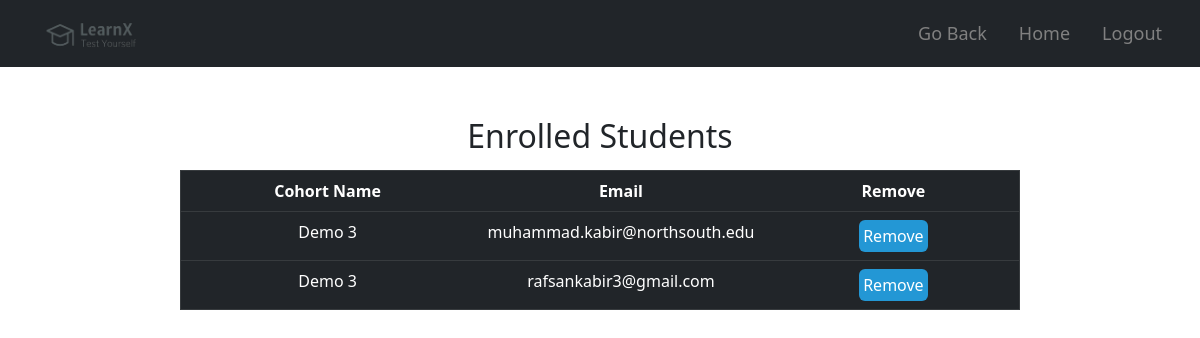
Screenshot of /view_students/Demo 3/ (signed in) with the database file from the repository.
### blog/models.py (models this page shows, shortened)
class Student(models.Model):
    created_at = models.DateField(default=date.today)
    email = models.EmailField(default="", unique=False, max_length=255)
    cohortName = models.ForeignKey(ExamCohort, on_delete=models.CASCADE, null = True)
    user = models.ForeignKey(User, on_delete=models.CASCADE, null=True)
    class Meta:
        ordering = ["-id"]

class ExamCohort(models.Model):
    slug = models.SlugField(unique=True, null=True, blank=True)
    user = models.ForeignKey(User, on_delete=models.CASCADE, null=True)
    cohortName = models.CharField(max_length=50)
    def __str__(self):
        return self.cohortName

### blog/views.py (the view)
# urls.py: path('view_students/<str:cohort_slug>/', views.viewStudents, name='view_students'),
def viewStudents(request, cohort_slug):
    cohortSlug = get_object_or_404(ExamCohort, slug=cohort_slug)
    studList = Student.objects.filter()
    user = request.user
    student = Student.objects.filter(
                cohortName=cohortSlug
        )
    args = {
        "student": student,
        "cohortSlug": cohortSlug,
    }
    return render(request,'evaluator/view_students.html',args)

### templates/evaluator/view_students.html (shortened to what this page needs)
<!DOCTYPE html>
<html lang="en">
<head>
    {% load static %}
    <link href="https://cdn.jsdelivr.net/npm/bootstrap@5.2.0-beta1/dist/css/bootstrap.min.css" rel="stylesheet" >
    <link rel="stylesheet" href="{% static 'view_students.css' %}">
</head>
<body>
    <header>
        <div class="top-content bg-dark">
          {% if user.is_authenticated %}
          <div class="container d-flex justify-content-between p-2">
            <a class="navbar-brand" href="#">
              <img src="{% static 'images/transparent_logo.png' %}" width="105px" height="50px" alt="" class="d-inline-block align-text-top">
            </a>
            <div class="d-grid gap-2 d-md-flex" style="color: lightgray;">
              <div class="topbar d-md-flex">
                <a class="text-light" href="{% url 'inside_cohort_evaluator' cohortSlug.slug %}"><p>Go Back</p></a>&emsp;&emsp;
                <a class="text-light" href="{% url 'home' %}"><p>Home</p></a>&emsp;&emsp;
                <a class="text-light" href="{% url 'account_logout' %}"><p>Logout</p></a>
              </div>
            </div>
          {% endif %}
        </div>
      </header>
      <section class="banner">
        <h2 class="text-center">Enrolled Students</h2>
        <table class="table table-dark table-hover list">
            <thead>
              <tr>
                <th scope="col" width="35%">Cohort Name</th>
                <th scope="col" width="35%">Email</th>
                <th scope="col" width="30%">Remove</th>
              </tr>
            </thead>
            <tbody>
              {% for i in student %}
              <tr>
                <td>{{i.cohortName}} </td>
                <td>{{ i.email }}</td>
              <form action ="{% url 'delete_student' i.id %}" method="POST">
                <td><input type="submit" name="delete" class="btn" value="Remove"></a></td>
              </form>
              </tr>
              {% endfor %}
            </tbody>
          </table>
    </section>
</body>
</html>

### blog/static/view_students.css (style rules this page uses)
* { margin: 0; padding: 0; }
.text-light { text-decoration: none; }
.topbar { align-items: center; }
.topbar a p { color: gray; font-size: 18px; font-weight: 450; margin-bottom: 0px; }
.top-content { background: #ddd8d8; }
.banner { margin-top: 50px; }
.banner h2 { margin-bottom: 15px; }
.list { width: 70%; margin: auto; text-align: center; }
table { border: 1px solid; }
.btn { background: #2397d5; padding: 3px; transition: .3s; color: white; }

### rows the page displays
Student: cohortName "Demo 3", email "muhammad.kabir@northsouth.edu"
Student: cohortName "Demo 3", email "rafsankabir3@gmail.com"
